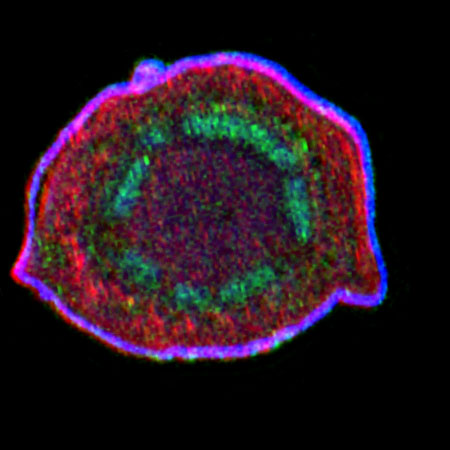
#> input picture research/stem_section_align/origin/72.jpg, 450 x 450 px, found by its file name
$ python openCV1.py
#> lines starting #> are read from the running program, lines starting #| are printed output that depends on the picture; pictures that were not available may be replaced by others from this repository, and a replacement may not be noted
from __future__ import print_function
import cv2
import numpy as np

MAX_FEATURES = 1000
GOOD_MATCH_PERCENT = 0.05

im1 = cv2.imread("72.jpg")
#> im1 is the input picture: shape (450, 450, 3); mean B, G, R 31.4, 19.9, 36.4
im2 = cv2.imread("71.jpg")
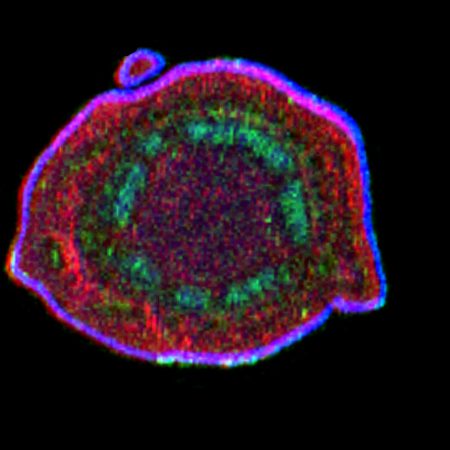
#> input picture research/stem_section_align/origin/71.tif, 450 x 450 px, given in place of 71.jpg, which was not available
#> im2 is the input picture: shape (450, 450, 3); mean B, G, R 31.1, 19.6, 36.8

print(im1.shape)
#| (450, 450, 3)

im1Gray = cv2.cvtColor(im1, cv2.COLOR_BGR2GRAY)
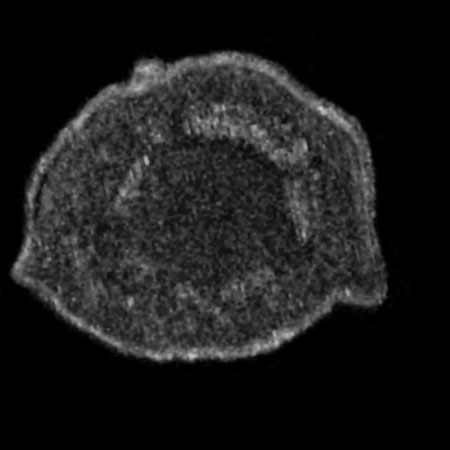
#> im1Gray: shape (450, 450); min 0, max 208, mean 26.2
im2Gray = cv2.cvtColor(im2, cv2.COLOR_BGR2GRAY)
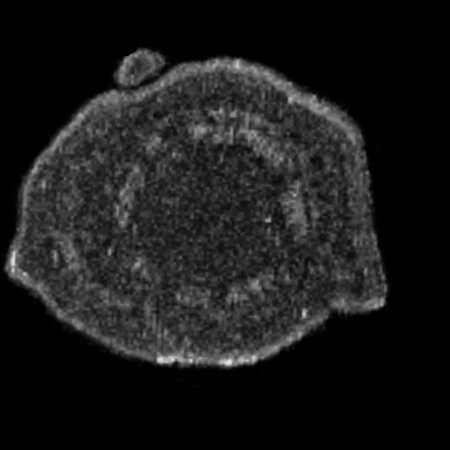
#> im2Gray: shape (450, 450); min 0, max 235, mean 26

# Detect ORB features and compute descriptors.
orb = cv2.ORB_create(MAX_FEATURES)
keypoints1, descriptors1 = orb.detectAndCompute(im1Gray, None)
#> keypoints1 = 988 keypoints; strongest (x, y, size): (146, 163, 31), (192, 354, 53.6), (146, 162, 37.2), (193, 355, 64.3)
keypoints2, descriptors2 = orb.detectAndCompute(im2Gray, None)
#> keypoints2 = 1000 keypoints; strongest (x, y, size): (157, 359, 53.6), (160, 359, 64.3), (157, 360, 37.2), (228, 361, 53.6)

# Match features.
matcher = cv2.DescriptorMatcher_create(cv2.DESCRIPTOR_MATCHER_BRUTEFORCE_HAMMING)
matches = matcher.match(descriptors1, descriptors2, None)
#> matches = 988 matches

# Sort matches by score
#> (the run stopped early here; a loop or call above may not have finished)
